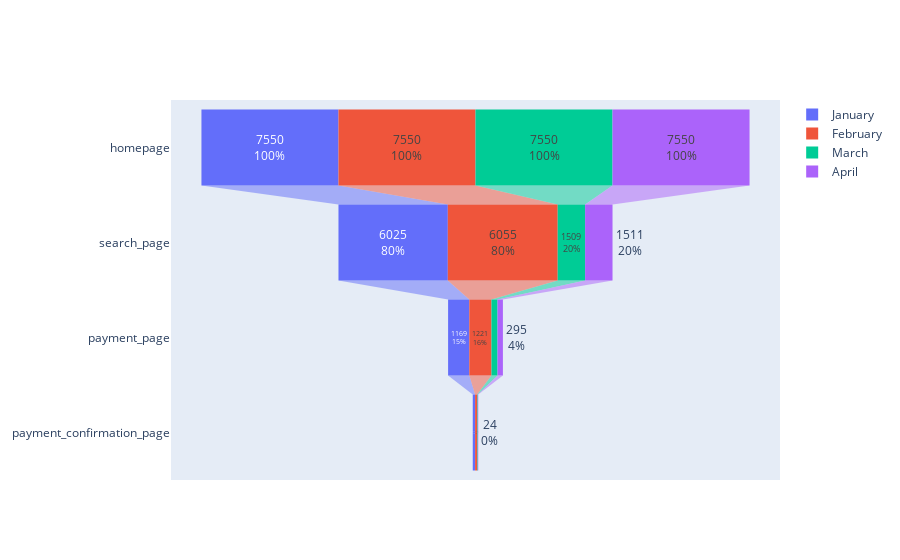

Notebook cell for this chart:
### Code cell
master_data.head(2)

fig = go.Figure()

for i in ['January', 'February', 'March', 'April']: 
    count_stage = []
    for page in funnel_stages: 
            x = len(master_data[(master_data[page]==1) & (master_data['cohort_month'] == i) 
                                & (master_data.device == 'Mobile')])
            count_stage.append(x)
    
    fig.add_trace(go.Funnel(
        name = i,
        y = funnel_stages,
        x = count_stage,
        textinfo = "value+percent initial"))    
fig.show()

### Figure 1 — Plotly figure (JSON) as saved in the notebook; plotly's stock layout.template omitted (floating-point values rounded to 4 significant figures)
{"data": [{"name": "January", "textinfo": "value+percent initial", "type": "funnel", "x": [7550, 6025, 1169, 129], "y": ["homepage", "search_page", "payment_page", "payment_confirmation_page"]}, {"name": "February", "textinfo": "value+percent initial", "type": "funnel", "x": [7550, 6055, 1221, 119], "y": ["homepage", "search_page", "payment_page", "payment_confirmation_page"]}, {"name": "March", "textinfo": "value+percent initial", "type": "funnel", "x": [7550, 1509, 335, 30], "y": ["homepage", "search_page", "payment_page", "payment_confirmation_page"]}, {"name": "April", "textinfo": "value+percent initial", "type": "funnel", "x": [7550, 1511, 295, 24], "y": ["homepage", "search_page", "payment_page", "payment_confirmation_page"]}], "layout": {}}
